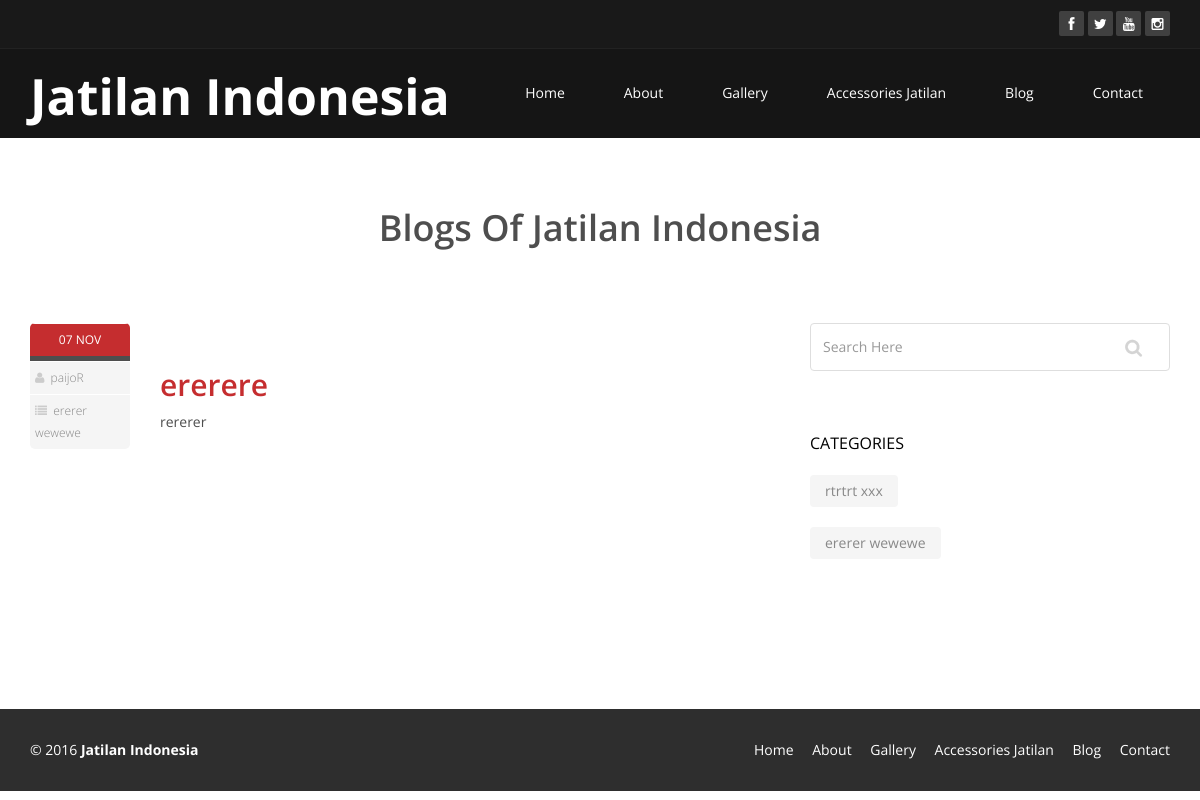
The page /blog_single.php?id=7 on the database its author committed.
### tables this page shows
CREATE TABLE IF NOT EXISTS `jtl_general` (
  `id` int(11) NOT NULL AUTO_INCREMENT,
  `site_title` varchar(100) NOT NULL,
  `site_tagline` varchar(100) NOT NULL,
  `site_url` varchar(50) NOT NULL,
  `date_created` datetime NOT NULL,
  `date_updated` datetime NOT NULL,
  `user_id` int(11) NOT NULL,
  `profile_id` int(11) NOT NULL,
  PRIMARY KEY (`id`),
  KEY `profile_id` (`profile_id`),
  KEY `user_id` (`user_id`)
);

CREATE TABLE IF NOT EXISTS `jtl_blogs` (
  `id` int(11) NOT NULL AUTO_INCREMENT,
  `title` varchar(255) NOT NULL,
  `content` text NOT NULL,
  `image` varchar(100) NOT NULL,
  `date_created` datetime NOT NULL,
  `date_updated` datetime NOT NULL,
  `category_blog` int(11) NOT NULL,
  `user_id` int(11) NOT NULL,
  `profile_id` int(11) NOT NULL,
  PRIMARY KEY (`id`),
  KEY `user_id` (`user_id`),
  KEY `profile_id` (`profile_id`),
  KEY `category_blog` (`category_blog`)
);

CREATE TABLE IF NOT EXISTS `jtl_profiles` (
  `id` int(11) NOT NULL AUTO_INCREMENT,
  `nick_name` varchar(20) NOT NULL,
  `full_name` varchar(100) NOT NULL,
  `address` text NOT NULL,
  `phone_number` int(15) NOT NULL,
  `image` varchar(100) NOT NULL,
  `facebook_name` varchar(100) NOT NULL,
  `facebook_url` varchar(50) NOT NULL,
  `twitter_name` varchar(100) NOT NULL,
  `twitter_url` varchar(50) NOT NULL,
  `instagram_name` varchar(100) NOT NULL,
  `instagram_url` varchar(50) NOT NULL,
  `youtube_name` varchar(100) NOT NULL,
  `youtube_url` varchar(50) NOT NULL,
  `date_created` datetime NOT NULL,
  `date_updated` datetime NOT NULL,
  `user_id` int(11) NOT NULL,
  PRIMARY KEY (`id`),
  KEY `user_id` (`user_id`)
);

CREATE TABLE IF NOT EXISTS `jtl_category_blog` (
  `id` int(11) NOT NULL AUTO_INCREMENT,
  `name` varchar(100) NOT NULL,
  `descriptions` text NOT NULL,
  `date_created` datetime NOT NULL,
  `date_updated` datetime NOT NULL,
  `user_id` int(11) NOT NULL,
  `profile_id` int(11) NOT NULL,
  PRIMARY KEY (`id`),
  KEY `user_id` (`user_id`),
  KEY `profile_id` (`profile_id`)
);

### blog_single.php (the view, shortened to what this page needs)
<?php include "include/_inc_header.php"; ?>
<section id="blog" class="container">
    <div class="center">
        <?php
        $sql = $mysqli->query('SELECT * FROM jtl_general');
        $rowG = $sql->fetch_array();
        ?>
        <h2>Blogs Of <?php echo $rowG['site_title'] ?></h2>
    </div>
    <div class="blog">
        <div class="row">
            <div class="col-md-8">
                <?php
                $sqlBlog = $mysqli->query("SELECT b.id, b.title, b.image, b.content, c.name, b.date_created, b.date_updated, p.nick_name FROM jtl_blogs b JOIN jtl_profiles p ON b.profile_id = p.id JOIN jtl_category_blog c ON b.category_blog = c.id WHERE b.id='".$_GET['id']."'");
                while($rowBlog = $sqlBlog->fetch_array()){ ?>
                <div class="blog-item">
                    <div class="row">
                        <div class="col-xs-12 col-sm-2 text-center">
                            <div class="entry-meta">
                                <span id="publish_date">07  NOV</span>
                                <span><i class="fa fa-user"></i> <a href="#"><?php echo $rowBlog['nick_name']; ?></a></span>
                                <span><i class="fa fa-list"></i> <a href="#"><?php echo $rowBlog['name']; ?></a></span>
                            </div>
                        </div>
                        <div class="col-xs-12 col-sm-10 blog-content">
                            <h2><a href=""><?php echo $rowBlog['title'] ?></a></h2>
                            <p><?php echo $rowBlog['content']; ?></p>
                        </div>
                    </div>
                </div>
                <?php
                }
                ?>
            </div>
            <aside class="col-md-4">
                <div class="widget search">
                    <form role="form">
                        <input type="text" class="form-control search_box" autocomplete="off" placeholder="Search Here">
                    </form>
                </div>
                <div class="widget categories">
                    <h3>Categories</h3>
                    <div class="row">
                        <div class="col-sm-6">
                            <ul class="blog_category">
                                <?php
                                $sqlCat = $mysqli->query("SELECT * FROM jtl_category_blog");
                                while ($rowCat = $sqlCat->fetch_array()) {
                                    ?>
                                    <li>
                                        <a href="blog_category.php?id=<?php echo $rowCat['id']; ?>"><?php echo $rowCat['name']; ?>
                                        </a>
                                    </li>
                                        <?php
                                    }
                                    ?>
                            </ul>
                        </div>
                    </div>
                </div>
            </aside>
        </div>
    </div>
</section>
<?php include "include/_inc_footer.php" ?>

### include/_inc_header.php (shortened to what this page needs)
<?php include "config/connect.php"; ?>
<!DOCTYPE html>
<html lang="en">
<head>
    <link href="_template/css/bootstrap.min.css" rel="stylesheet">
    <link href="_template/css/font-awesome.min.css" rel="stylesheet">
    <link href="_template/css/animate.min.css" rel="stylesheet">
    <link href="_template/css/prettyPhoto.css" rel="stylesheet">
    <link href="_template/css/main.css" rel="stylesheet">
    <link href="_template/css/responsive.css" rel="stylesheet">
</head>
<body class="homepage">
<header id="header">
    <div class="top-bar">
        <div class="container">
            <div class="row">
                <div class="col-sm-6 col-xs-4">
                </div>
                <div class="col-sm-6 col-xs-8">
                    <div class="social">
                        <ul class="social-share">
                            <li><a href="#"><i class="fa fa-facebook"></i></a></li>
                            <li><a href="#"><i class="fa fa-twitter"></i></a></li>
                            <li><a href="#"><i class="fa fa-youtube"></i></a></li>
                            <li><a href="#"><i class="fa fa-instagram"></i></a></li>
                        </ul>
                    </div>
                </div>
            </div>
        </div>
    </div>
    <nav class="navbar navbar-inverse" role="banner">
        <div class="container">
            <div class="navbar-header">
                <?php
                $sql= $mysqli->query("SELECT * FROM jtl_general");
                if(mysqli_num_rows($sql) == null){ ?>
                     <a class="navbar-brand" href="index.php"><img src="_template/images/logo.png" alt="logo"></a>
                <?php }else{
                    while($row=$sql->fetch_array()){ ?>
                     <h3 style="color: #ffffff"><a href="index.php" style="color: #ffffff; font-size: 50px"><b><?php echo $row['site_title']; ?></b></a></h3>
                    <?php }
                    }
                ?>
            </div>
            <div class="collapse navbar-collapse navbar-right">
                <ul class="nav navbar-nav">
                    <li><a href="index.php">Home</a></li>
                    <li><a href="about.php">About</a></li>
                    <li><a href="gallery.php">Gallery</a></li>
                    <li><a href="acc_jatilan.php">Accessories Jatilan</a></li>
                    <li><a href="blog.php">Blog</a></li>
                    <li><a href="contact.php">Contact</a></li>
                </ul>
            </div>
        </div>
    </nav>
</header>

### include/_inc_footer.php (shortened to what this page needs)
<footer id="footer" class="midnight-blue">
    <div class="container">
        <div class="row">
            <div class="col-sm-6">
                <?php
                $sql= $mysqli->query("SELECT * FROM jtl_general");
                if(mysqli_num_rows($sql) == null){ ?>
                     &copy; <?php echo date('Y'); ?> <a href="index.php">Jatilan</a>. All Rights Reserved.
                <?php }else{
                    while($row=$sql->fetch_array()){ ?>
                      &copy; <?php echo date('Y'); ?> <a href="index.php"><b><?php echo $row['site_title']; ?></b></a>
                    <?php }
                    }
                ?>
            </div>
            <div class="col-sm-6">
                <ul class="pull-right">
                    <li><a href="index.php">Home</a></li>
                    <li><a href="about.php">About</a></li>
                    <li><a href="gallery.php">Gallery</a></li>
                    <li><a href="acc_jatilan.php">Accessories Jatilan</a></li>
                    <li><a href="blog.php">Blog</a></li>
                    <li><a href="contact.php">Contact</a></li>
                </ul>
            </div>
        </div>
    </div>
</footer>
</body>
</html>

### _template/css/main.css (style rules this page uses)
body { background: #fff; font-family: 'Open Sans', sans-serif; color:#4e4e4e; line-height: 22px; }
h1, h2, h3, h4, h5, h6 { font-weight: 600; font-family: 'Open Sans', sans-serif; color:#4e4e4e; }
h2 { font-size: 20px; }
h3 { font-size: 16px; color: #787878; font-weight: 400; line-height: 24px; }
a { color: #c52d2f; -webkit-transition: color 300ms, background-color 300ms; -moz-transition: color 300ms, background-color 300ms; -o-transition: color 300ms, background-color 300ms; transition: color 300ms, background-color 300ms; }
.center h2 { font-size: 36px; margin-top: 0; margin-bottom: 20px; }
body > section { padding: 70px 0; }
.center { text-align: center; padding-bottom: 55px; }
.top-bar { padding: 10px 0; background: #191919; border-bottom: 1px solid #222; line-height: 28px; }
.social { text-align: right; }
.social-share { display: inline-block; list-style: none; padding: 0; margin: 0; }
ul.social-share li { display: inline-block; }
ul.social-share li a { display: inline-block; color: #fff; background: #404040; width: 25px; height: 25px; line-height: 25px; text-align: center; border-radius: 2px; }
.navbar { border-radius: 0; margin-bottom: 0; background: #151515; padding: 15px 0; padding-bottom: 0; }
.navbar-nav { margin-top: 12px; }
.navbar-nav>li { margin-left: 35px; padding-bottom: 28px; }
.navbar-inverse .navbar-nav > li > a { padding: 5px 12px; margin: 0; border-radius: 3px; color: #fff; line-height: 24px; display: inline-block; }
.navbar-inverse { border: none; }
.navbar-inverse .navbar-collapse, .navbar-inverse .navbar-form { border-top: 0; padding-bottom: 0; }
.widget { margin-bottom: 60px; padding-left: 0; }
.widget h3 { color: #000; text-transform: uppercase; margin-bottom: 20px; }
.blog_category { list-style:none; margin:0; padding:0; }
.blog_category li { float:none; margin-bottom:20px; }
.blog_category li a { background:#f5f5f5; border-radius: 4px; color: #888; display: inline-block; padding: 5px 15px; }
.blog-item { border-radius: 0; overflow: hidden; margin-bottom: 50px; }
.blog .blog-item .blog-content { padding-bottom: 25px; }
.blog .blog-item .blog-content h2 { margin-top: 0; font-size: 30px; }
.blog .blog-item .entry-meta { border-radius: 5px; overflow: hidden; }
.blog .blog-item .entry-meta > span { background: #f5f5f5; border-top: 1px solid #fff; display: block; font-size: 12px; overflow: hidden; padding: 5px; text-align: left; }
#publish_date { background: #c52d2f; border-bottom: 5px solid #4e4e4e; color: #fff; padding: 5px 0; text-align: center; }
.blog .blog-item .entry-meta > span { color: #ccc; }
.blog .blog-item .entry-meta > span a { font-size: 12px; margin-left: 3px; font-weight: 300; color: #888; }
.search_box { background-image: url("../images/search_icon.png"); background-position: 314px 15px; background-repeat: no-repeat; border-color: #DEDEDE; height: 48px; outline: medium none; box-shadow: none; }
#footer { padding-top: 30px; padding-bottom: 30px; color: #fff; background: #2e2e2e; }
#footer a { color: #fff; }
#footer ul { list-style: none; padding: 0; margin: 0; }
#footer ul > li { display: inline-block; margin-left: 15px; }

### rows shown on the page
jtl_general: site_title "Jatilan Indonesia"
jtl_blogs: profile.nick_name "paijoR", category_blog.name "ererer wewewe", title "ererere", content "rererer"
jtl_category_blog: name "rtrtrt xxx"
jtl_category_blog: name "ererer wewewe"
